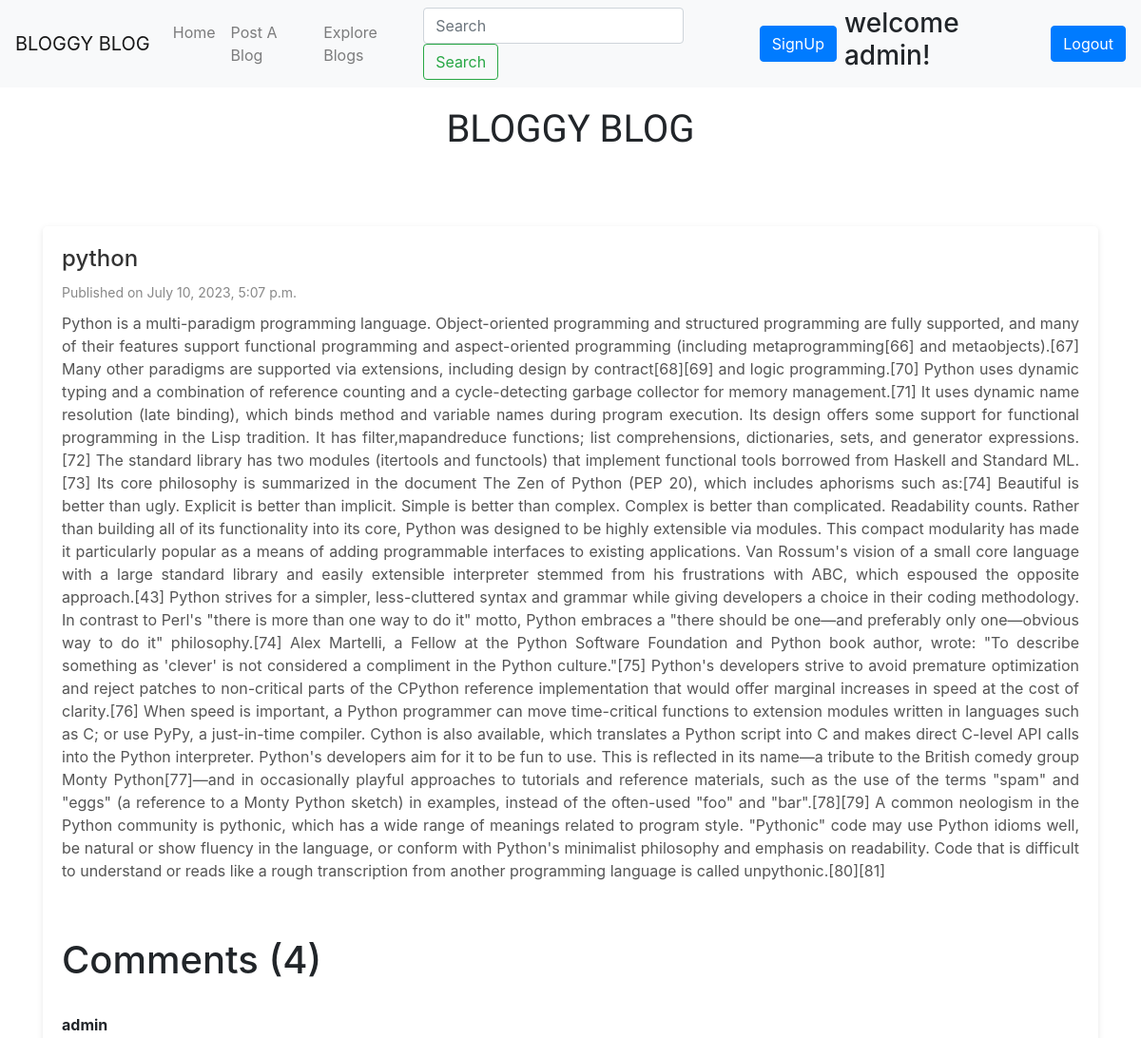
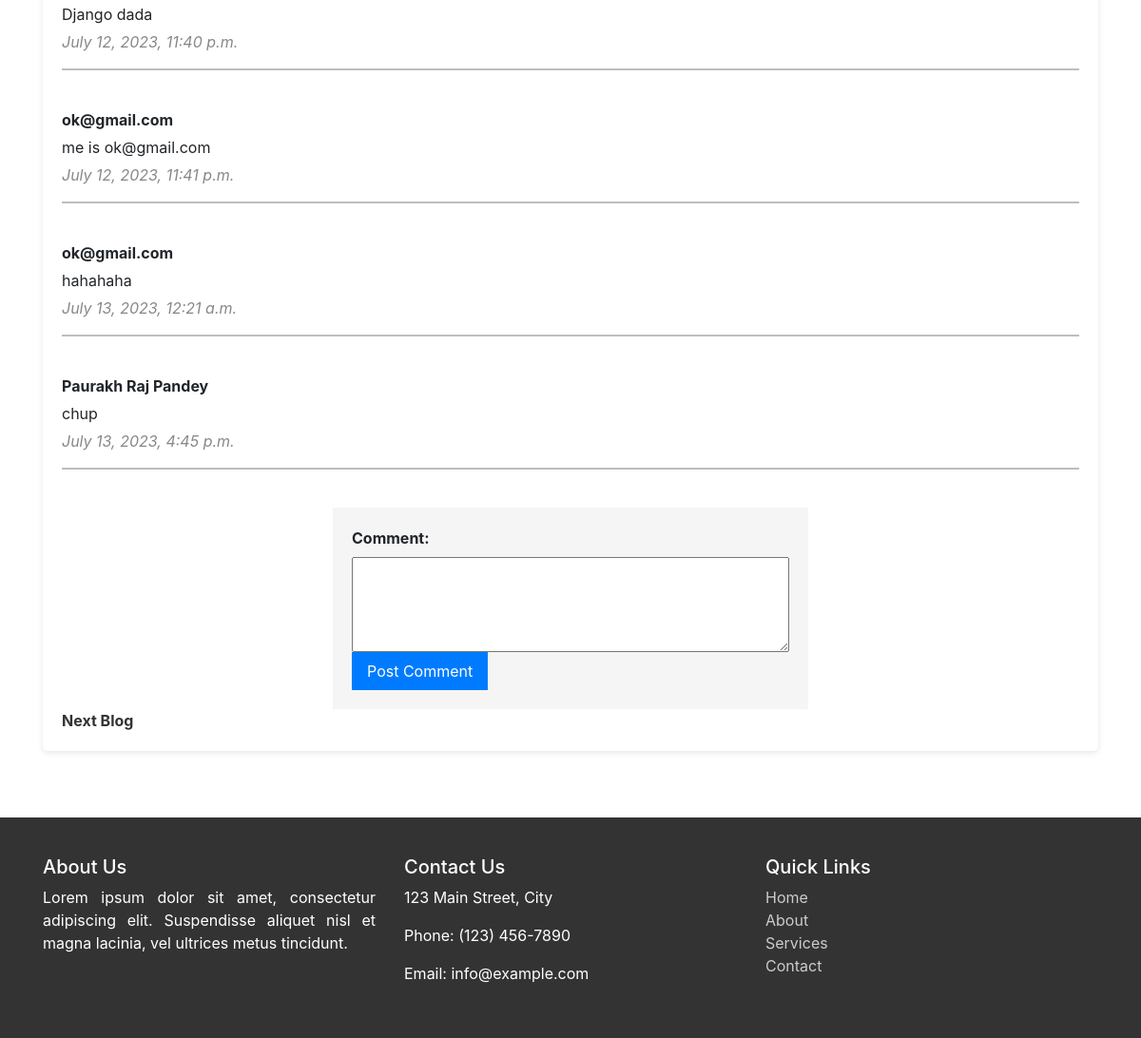
The app's page /blogpost/python/ (signed in) with its own data (2 pictures, top to bottom).
### app/models.py (models this page shows, shortened)
class Blog(models.Model):
    title = models.CharField(max_length=30)
    desc = RichTextField()
    slug = models.CharField(max_length=30,unique=True)
    time = models.DateTimeField(auto_now_add=True)

class BlogComments(models.Model):
    comment=models.ForeignKey(Blog,on_delete=models.CASCADE)
    author = models.ForeignKey(User, on_delete=models.CASCADE)
    content=models.TextField()
    created_at = models.DateTimeField(default=timezone.now)

### app/views.py (the view)
# urls.py: path("blogpost/<slug:page_slug>/", views.blogpost,name='name'),
def blogpost(request, page_slug):
    ins = Blog.objects.get(slug=page_slug)
    if ins:
        comment_ins = BlogComments.objects.filter(comment=ins)
    else:
        comment_ins = []
    context = {
        'obj': ins,
        'comments': comment_ins,
    }
    return render(request, 'blogpost.html', context)

### templates/blogpost.html (shortened to what this page needs)
{% extends "base.html" %}
{% block content %}
<!DOCTYPE html>
<html lang="en">
    <head>
  <link rel="stylesheet" href="https://stackpath.bootstrapcdn.com/bootstrap/4.5.0/css/bootstrap.min.css">
</head>
<body>
    <div class="header">
        <h1 id="floating-heading">BLOGGY BLOG</h1>
    </div>
    <div class="container">
        <div class="blog-post">
      <h2>{{obj.title}}</h2>
      <div class="meta">
          Published on {{obj.time}}
      </div>
      <p>{{ obj.desc|safe }}</p>
      <br><br>
      <h1>Comments ({{ comments|length }})</h1>
      <br>
{% if user.is_authenticated %}
  {% if comments %}
    {% for comment in comments %}
      <div class="comment-container">
        <div class="comment-author">{{ comment.author }}</div>
        <div class="comment-content">{{ comment.content }}</div>
        <div class="comment-date">{{ comment.created_at }}</div>
        <hr style="border: 1px solid rgb(192, 188, 188);">
        <br>
      </div>
    {% endfor %}
  {% else %}
    <p>No comments yet.</p>
  {% endif %}
{% else %}
<p>Please Login to make comments</p>
{% endif %}
      <form class="comment-form" method="POST" action="{% url 'postcomment' obj.id %} ">
        <div>
          <label for="content">Comment:</label><br>
          <textarea id="content" name="content" rows="4" cols="50"></textarea>
        </div>
        <div>
          <input type="submit" value="Post Comment">
        </div>
      </form>
      <a href="{% url 'blog' %}">Next Blog</a>
    </div>
</div>
{% endblock content %}

### templates/base.html (shortened to what this page needs)
<nav class="navbar navbar-expand-lg navbar-light bg-light">
  <a class="navbar-brand" href="{% url 'home' %}">BLOGGY BLOG</a>
  <div class="collapse navbar-collapse" id="navbarSupportedContent">
    <ul class="navbar-nav mr-auto">
      <li class="nav-item {% block homeactive %} {% endblock homeactive %}">
        <a class="nav-link" href="{% url 'home' %}"
          >Home <span class="sr-only">(current)</span></a
        >
      </li>
      <li class="nav-item {% block post %}{% endblock post %}">
        <a class="nav-link" href="{% url 'hehe' %}">Post A Blog</a>
      </li>
      <li class="nav-item {% block exp %} {% endblock exp %}">
        <a class="nav-link" href="{% url 'blog' %}">Explore Blogs</a>
      </li>
    </ul>
    <form class="form-inline my-2 my-lg-0" action="{% url 'search' %}" method="post">
      <input
        class="form-control mr-sm-2"
        type="search"
        placeholder="Search"
        aria-label="Search"
        name='search'
      />
      <button class="btn btn-outline-success my-2 my-sm-0" type="submit">
        Search
      </button>
    </form>
    <form action="{% url 'signup' %}" method="post">
      <button type="button" class="btn btn-primary ml-2 mt-3 mr-2" data-toggle="modal" data-target="#exampleModal">
        SignUp
      </button>
    </form>
{% if user.is_authenticated %}
<h3> welcome {{user.username}}!</h3>
<form action="{% url 'logout' %}" method="post">
  <button type="submit" class="btn btn-primary mt-3 ml-2">Logout</button>
</form>
{% else %}
<a href="{% url 'inp' %}" class="btn btn-primary ml-2">Login</a>
{% endif %}
</div>
</nav>
{% block content %}
{% endblock content %}
<link
  href="https://stackpath.bootstrapcdn.com/bootstrap/4.5.0/css/bootstrap.min.css"
  rel="stylesheet"
/>
<div class="lol">
    <body>
        <footer class="footer" style="position: static; bottom: 0; width: 100%">
    <div class="container">
      <div class="row">
        <div class="col-md-4">
          <h5>About Us</h5>
          <p>
              Lorem ipsum dolor sit amet, consectetur adipiscing elit. Suspendisse
            aliquet nisl et magna lacinia, vel ultrices metus tincidunt.
        </p>
        </div>
        <div class="col-md-4">
            <h5>Contact Us</h5>
          <p>123 Main Street, City</p>
          <p>Phone: (123) 456-7890</p>
          <p>Email: info@example.com</p>
        </div>
        <div class="col-md-4">
            <h5>Quick Links</h5>
            <ul class="list-unstyled">
                <li><a href="#" class="footer-link">Home</a></li>
                <li><a href="#" class="footer-link">About</a></li>
                <li><a href="#" class="footer-link">Services</a></li>
            <li><a href="#" class="footer-link">Contact</a></li>
        </ul>
    </div>
</div>
    </div>
</footer>
</body>
</div>

### templates/base.html (style rules this page uses)
.lol { margin-top: 20px; position: sticky; }

### templates/blogpost.html (style rules this page uses)
body { font-family: Arial, sans-serif; background-color: #f8f9fa; }
.header { font-family: 'Rokkitt', serif; font-family: 'Ysabeau SC', sans-serif; color: blaack; padding: 20px; text-align: center; margin-bottom: 30px; }
.container { margin: 0 auto; padding: 20px; }
.blog-post { margin-bottom: 30px; border-radius: 5px; background-color: #fff; padding: 20px; box-shadow: 0px 2px 6px rgba(0, 0, 0, 0.1); }
.blog-post h2 { font-size: 24px; margin-bottom: 10px; color: #333; }
.blog-post .meta { font-size: 14px; color: #888; margin-bottom: 10px; }
.blog-post p { line-height: 1.5; margin-bottom: 10px; color: #555; }
.blog-post a { color: #333; text-decoration: none; font-weight: bold; }
#floating-heading { animation: float 2s ease-in-out infinite; }
p { text-align: justify; }
.comment-form { max-width: 500px; margin: 0 auto; padding: 20px; background-color: #f5f5f5; }
.comment-form label { font-weight: bold; }
.comment-form textarea { width: 100%; height: 100px; resize: vertical; }
.comment-form input[type="submit"] { background-color: #007bff; color: #fff; border: none; padding: 8px 16px; cursor: pointer; }
.comment-author { font-weight: bold; margin-bottom: 5px; }
.comment-content { margin-bottom: 5px; }
.comment-date { font-style: italic; color: #888; }

### records on screen
Blog: title "python", time "July 10, 2023, 5:07 p.m.", desc "Python is a multi-paradigm programming language. Object-oriented programming and structured programming are fully supported, and many of their features support functional programming and aspect-oriented programming (including metaprogramming[66] and metaobjects).[67] Many other paradigms are supported via extensions, including design by contract[68][69] and logic programming.[70] Python uses dynamic typing and a combination of reference counting and a cycle-detecting garbage collector for memory management.[71] It uses dynamic name resolution (late binding), which binds method and variable names during program execution. Its design offers some support for functional programming in the Lisp…"
BlogComments: author "admin", content "Django dada", created_at "July 12, 2023, 11:40 p.m."
BlogComments: author "ok@gmail.com", content "me is ok@gmail.com", created_at "July 12, 2023, 11:41 p.m."
BlogComments: author "ok@gmail.com", content "hahahaha", created_at "July 13, 2023, 12:21 a.m."
BlogComments: author "Paurakh Raj Pandey", content "chup", created_at "July 13, 2023, 4:45 p.m."

### other values on screen
{{ user.username }} "admin"
{{ comments|length }} "4"
